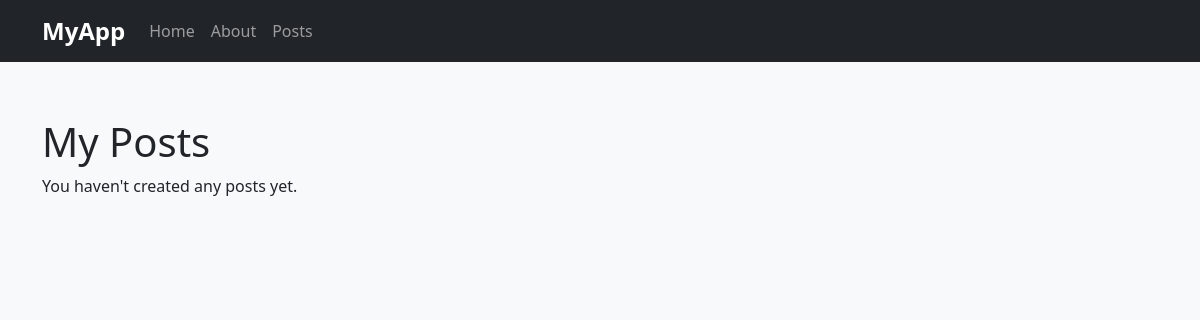
Before: /my_posts/ (signed in) with the older database file.
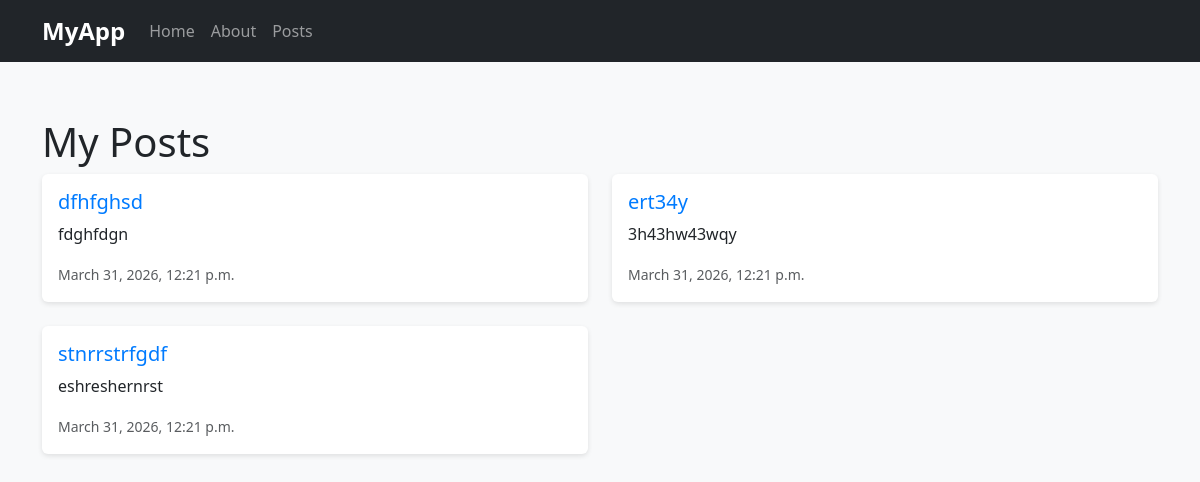
After: the same page with the newer database file.
### asdf/models.py (models this page shows)
class Post(models.Model):
    title = models.CharField(max_length=50)
    body = models.TextField()
    created_at = models.DateTimeField(auto_now_add=True)
    author = models.ForeignKey(User, on_delete=models.CASCADE)
    image = models.ImageField(upload_to="posts/", blank=True, null=True)

### asdf/views.py (the view)
# urls.py: path("my_posts/", views.my_posts, name="my_posts"),
@login_required
def my_posts(request):
    posts = Post.objects.filter(author=request.user)
    return render(request, "asdf/my_posts.html", {"posts": posts})

### asdf/templates/asdf/my_posts.html
{% extends 'asdf/base.html' %}
{% block content %}
<div class="container mt-4">
    <h1>My Posts</h1>
    <div class="row">
        {% for post in posts %}
        <div class="col-md-6 mb-4">
            <div class="card h-100">
                <div class="card-body">
                    <h5 class="card-title">
                        <a href="{% url 'post_details' post.id %}">{{ post.title }}</a>
                    </h5>
                    <p class="card-text">{{ post.body|truncatewords:30 }}</p>
                    <p class="card-text"><small class="text-muted">{{ post.created_at }}</small></p>
                </div>
            </div>
        </div>
        {% empty %}
        <p>You haven't created any posts yet.</p>
        {% endfor %}
    </div>
</div>
{% endblock %}

Changed rows visible on the page:
added Post: title "dfhfghsd", body "fdghfdgn", created_at "March 31, 2026, 12:21 p.m."
added Post: title "ert34y", body "3h43hw43wqy", created_at "March 31, 2026, 12:21 p.m."
added Post: title "stnrrstrfgdf", body "eshreshernrst", created_at "March 31, 2026, 12:21 p.m."
Other visible differences:
text no longer shown: "You haven't created any posts yet."
